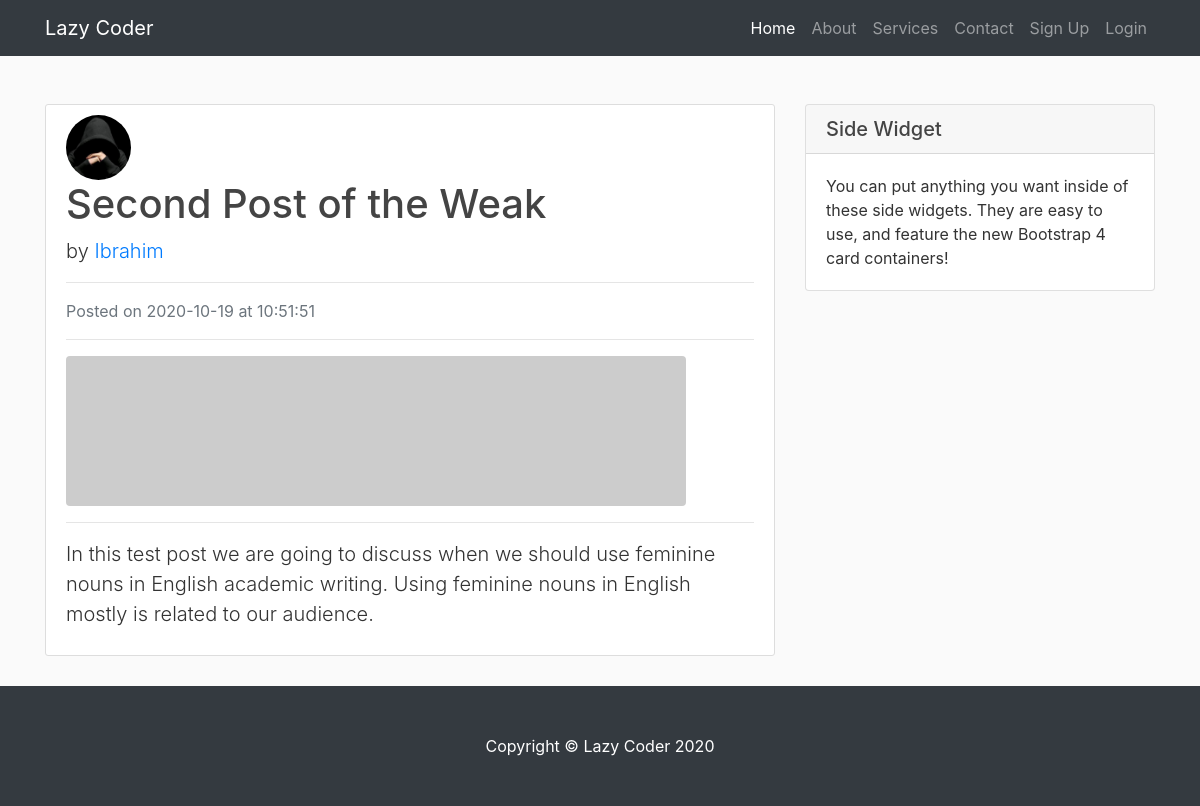
Screenshot of /post/2 with the database file from the repository.
### blog/models.py (models this page shows, shortened)
class User(db.Model, UserMixin):
    id = db.Column(db.Integer, primary_key=True)
    username = db.Column(db.String(255), unique=True, nullable=False)
    email = db.Column(db.String(255), unique=True, nullable=False)
    image_file = db.Column(db.String(20), nullable=False, default='default.jpg')
    password = db.Column(db.String(60), nullable = False)
    posts = db.relationship('Post', backref='author', lazy=True)

class Post(db.Model):
    id = db.Column(db.Integer, primary_key=True)
    title = db.Column(db.String(100), nullable=True)
    date_posted = db.Column(db.DateTime, nullable=False, default=datetime.utcnow)
    content = db.Column(db.Text, nullable=False)
    user_id = db.Column(db.Integer, db.ForeignKey('user.id'), nullable=False)

### blog/post/routes.py (the view)
@post.route('/post/<int:post_id>')
def show_post(post_id):
    post = Post.query.get_or_404(post_id)
    return render_template('post.html', title=post.title, post=post)

### blog/templates/post.html (shortened to what this page needs)
{% extends 'layout.html' %}
{% block content %}
    <div class="content-section mt-3">
        <img class="rounded-circle article-img" src="{{ url_for('static', filename='profiles/' + post.author.image_file) }}" alt="">
        <div class="media-body">
            <h1 class="artile-title">
                {{ post.title }}
            </h1>
            <p class="lead">
                by <a href="{{ url_for('user.user_posts', username=post.author.username) }}">{{ post.author.username }}</a>
            </p>
            <hr>
            <p class="text-muted">Posted on {{ post.date_posted.strftime('%Y-%m-%d') }} at {{ post.date_posted.strftime('%H:%M:%S') }}</p>
            <hr>
            <img class="img-fluid rounded" src="http://placehold.it/620x150" alt="">
            <hr>
            <p class="lead">{{ post.content }}</p>
        </div>
    </div>
{% endblock content %}
{% block sidebar %}
    <div class="card my-4">
        <h5 class="card-header">Side Widget</h5>
        <div class="card-body">
          You can put anything you want inside of these side widgets. They are easy to use, and feature the new Bootstrap 4 card containers!
        </div>
    </div>
{% endblock sidebar %}

### blog/static/main.css (style rules this page uses)
body { background: #fafafa; color: #333333; margin-top: 5rem; }
h1, h2, h3, h4, h5, h6 { color: #444444; }
.content-section { background: #ffffff; padding: 10px 20px; border: 1px solid #dddddd; border-radius: 3px; margin-bottom: 20px; }
.article-img { height: 65px; width: 65px; margin-right: 16px; }

### rows the page displays
User: image_file (placeholder picture), author.username "Ibrahim"
Post: title "Second Post of the Weak", date_posted "2020-10-19", date_posted "10:51:51", content "In this test post we are going to discuss when we should use feminine nouns in English academic writing. Using feminine nouns in English mostly is related to our audience."
